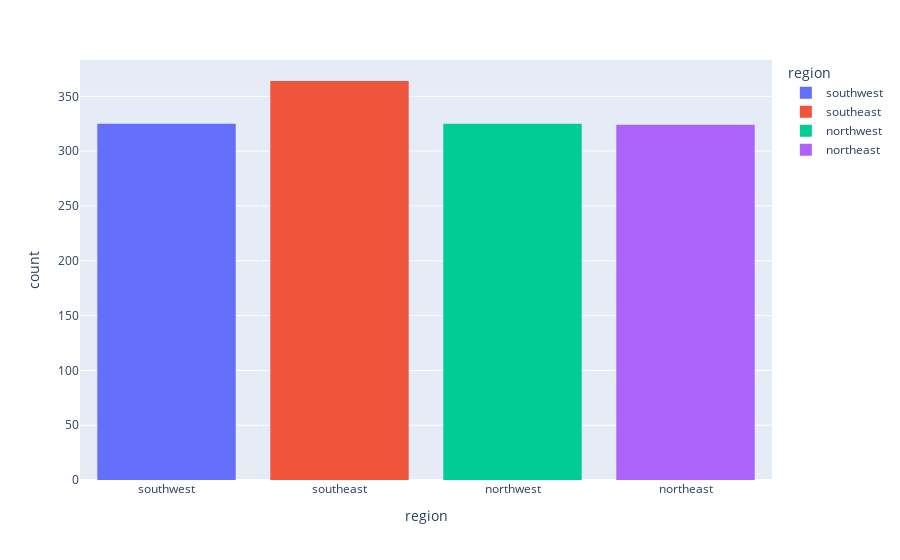

The code cell stored with this chart in its notebook:
### Code cell
px.histogram(medical_df, x = 'region', color='region')

### Figure 1 — Plotly figure (JSON) as saved in the notebook; plotly's stock layout.template omitted (floating-point values rounded to 4 significant figures; data arrays with more than 128 entries replaced by an {"elided": "..."} marker saying what was removed)
{"data": [{"bingroup": "x", "hovertemplate": "region=%{x}<br>count=%{y}<extra></extra>", "legendgroup": "southwest", "marker": {"color": "#636efa", "pattern": {"shape": ""}}, "name": "southwest", "orientation": "v", "showlegend": true, "type": "histogram", "x": {"elided": "325 str values"}, "xaxis": "x", "yaxis": "y"}, {"bingroup": "x", "hovertemplate": "region=%{x}<br>count=%{y}<extra></extra>", "legendgroup": "southeast", "marker": {"color": "#EF553B", "pattern": {"shape": ""}}, "name": "southeast", "orientation": "v", "showlegend": true, "type": "histogram", "x": {"elided": "364 str values"}, "xaxis": "x", "yaxis": "y"}, {"bingroup": "x", "hovertemplate": "region=%{x}<br>count=%{y}<extra></extra>", "legendgroup": "northwest", "marker": {"color": "#00cc96", "pattern": {"shape": ""}}, "name": "northwest", "orientation": "v", "showlegend": true, "type": "histogram", "x": {"elided": "325 str values"}, "xaxis": "x", "yaxis": "y"}, {"bingroup": "x", "hovertemplate": "region=%{x}<br>count=%{y}<extra></extra>", "legendgroup": "northeast", "marker": {"color": "#ab63fa", "pattern": {"shape": ""}}, "name": "northeast", "orientation": "v", "showlegend": true, "type": "histogram", "x": {"elided": "324 str values"}, "xaxis": "x", "yaxis": "y"}], "layout": {"barmode": "relative", "legend": {"title": {"text": "region"}, "tracegroupgap": 0}, "margin": {"t": 60}, "xaxis": {"anchor": "y", "categoryarray": ["southwest", "southeast", "northwest", "northeast"], "categoryorder": "array", "domain": [0, 1], "title": {"text": "region"}}, "yaxis": {"anchor": "x", "domain": [0, 1], "title": {"text": "count"}}}}
